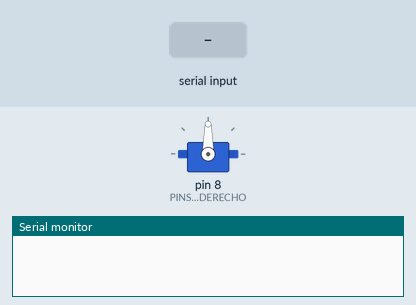
Recording of a sketch running on a simulated Arduino Uno, built with avr-gcc and run on an emulated ATmega328P. Parts: servo, the last lines printed to the serial monitor. Inputs (shaded band) come from the test bench.

Above: at 1.2 s.
1.3 s: "w" received over Serial
At 4.1 s:
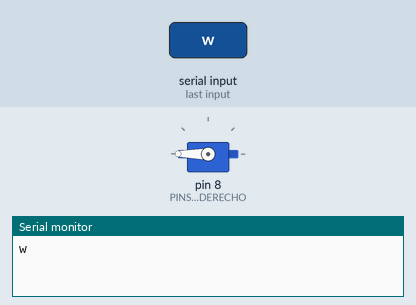
4.3 s: "+" received over Serial
At 5.0 s:
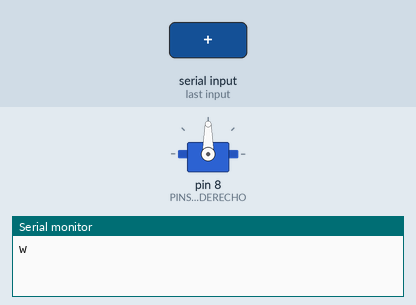
6.8 s: "w" received over the second serial link
At 7.6 s:
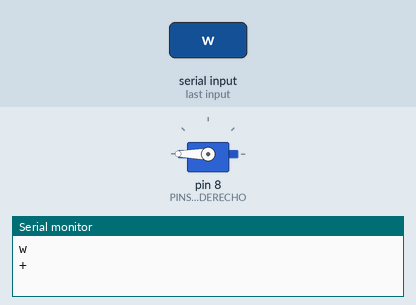
9.8 s: "+" received over the second serial link
At 10.4 s:
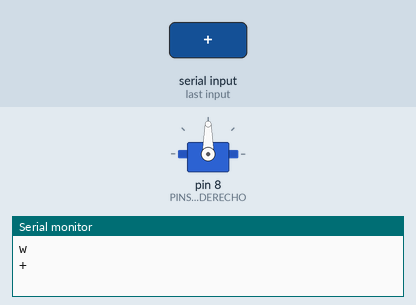
11.3 s: "w" received over Serial
At 12.1 s:
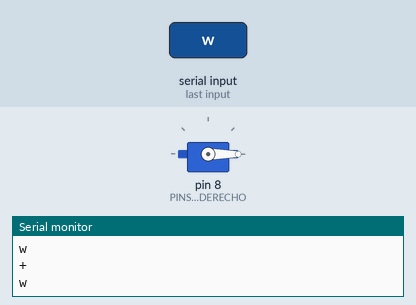
Timing chart, 0 to 14.8 s (numbered marks = the images above; inputs shaded):
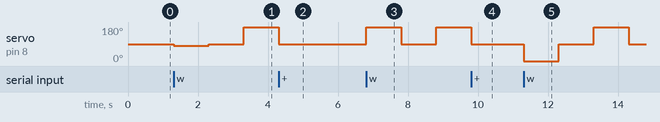

Measured:
- after the input at 1.3 s, servo on pin 8 (PINSERVODERECHO): 90° → 80° at once, → 90° 1.0 s later, → 180° 1.0 s later
- after the input at 4.3 s, servo on pin 8 (PINSERVODERECHO): goes on until 4.3 s, then stays 90°
- after the input at 6.8 s, servo on pin 8 (PINSERVODERECHO): 90° → 180° at once, → 90° 1.0 s later, → 180° 1.0 s later
- after the input at 9.8 s, servo on pin 8 (PINSERVODERECHO): goes on until 9.8 s, then stays 90°
- after the input at 11.3 s, servo on pin 8 (PINSERVODERECHO): 90° → 0° at once, → 90° 1.0 s later, → 180° 1.0 s later, → 90° 1.0 s later

The sketch:

robotfubolista.ino
```cpp
//REcibir orden del teclado

#include<Servo.h>
#include <SoftwareSerial.h>
#define PINSERVODERECHO 8//pIN DEL SERVO DERECHO
#define TXBluetooth 3
#define RXBluetooth 2


Servo servoDerecho;//Declaro el servo derecho

SoftwareSerial BT(RXBluetooth,TXBluetooth);

void setup() {
  Serial.begin(9600);
  BT.begin(9600);
  servoDerecho.attach(PINSERVODERECHO);//Indicar que esta conectado al pin SERVODERECHO
}

int velocidad=10;

char  orden;
void loop()
{
  if(BT.available()>0)
  {
    orden=BT.read();
    BT.println(orden);
  }
  if(Serial.available()>0)
  {
    orden=Serial.read();
    Serial.println(orden);
  }
  if(orden=='w')
      {
        servoDerecho.write(90-velocidad);//Girar en sentido horario
        delay(1000);
        servoDerecho.write(90);//Detenerse
        delay(1000);
        servoDerecho.write(180);//Girar en sentido antihorario
        delay(1000);
        servoDerecho.write(90);//Detenerse
        delay(1000);
      }else{
            servoDerecho.write(90);//Detenerse
        }
  if(orden=='+')velocidad+=10;
}
```
